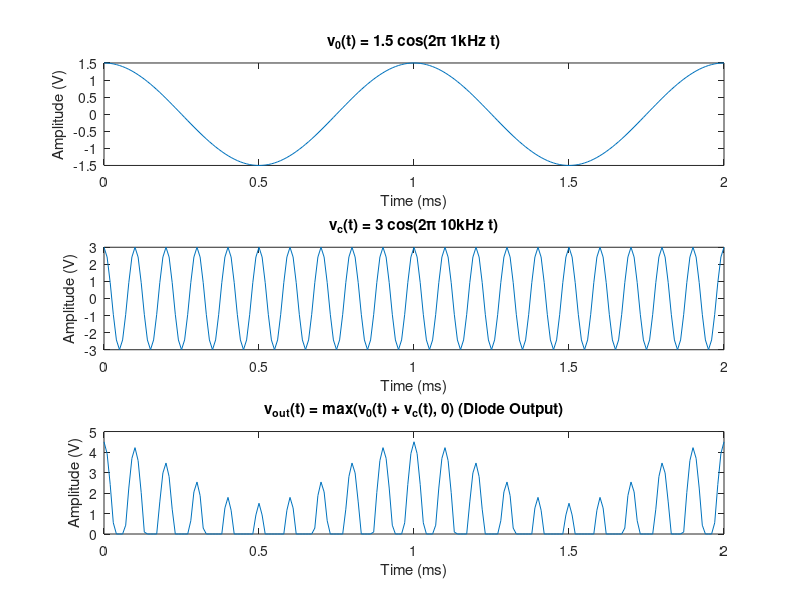

MATLAB code for this plot: (Note: this script raises an error after producing the figure.)
% Parameters
fs = 100e3;              % Sampling frequency (Hz)
t = 0:1/fs:2e-3;         % Time vector (2 ms)
V0 = 1.5;                % Amplitude of v0 (V)
Vc = 3;                  % Amplitude of vc (V)
f0 = 1e3;                % Frequency of v0 (Hz)
fc = 10e3;               % Frequency of vc (Hz)

% Input signals
v0 = V0 * cos(2*pi*f0*t);
vc = Vc * cos(2*pi*fc*t);
v1 = v0 + vc;

% Diode model: ideal half-wave rectifier (output = v1 if v1 > 0, else 0)
vout = max(v1, 0);

% Plot
figure;
subplot(3,1,1);
plot(t*1e3, v0);
title('v_0(t) = 1.5 cos(2\pi 1kHz t)');
xlabel('Time (ms)'); ylabel('Amplitude (V)');

subplot(3,1,2);
plot(t*1e3, vc);
title('v_c(t) = 3 cos(2\pi 10kHz t)');
xlabel('Time (ms)'); ylabel('Amplitude (V)');

subplot(3,1,3);
plot(t*1e3, vout);
title('v_{out}(t) = max(v_0(t) + v_c(t), 0) (Diode Output)');
xlabel('Time (ms)'); ylabel('Amplitude (V)');

sgtitle('Mixer Output with Diode (Half-Wave Rectification)');